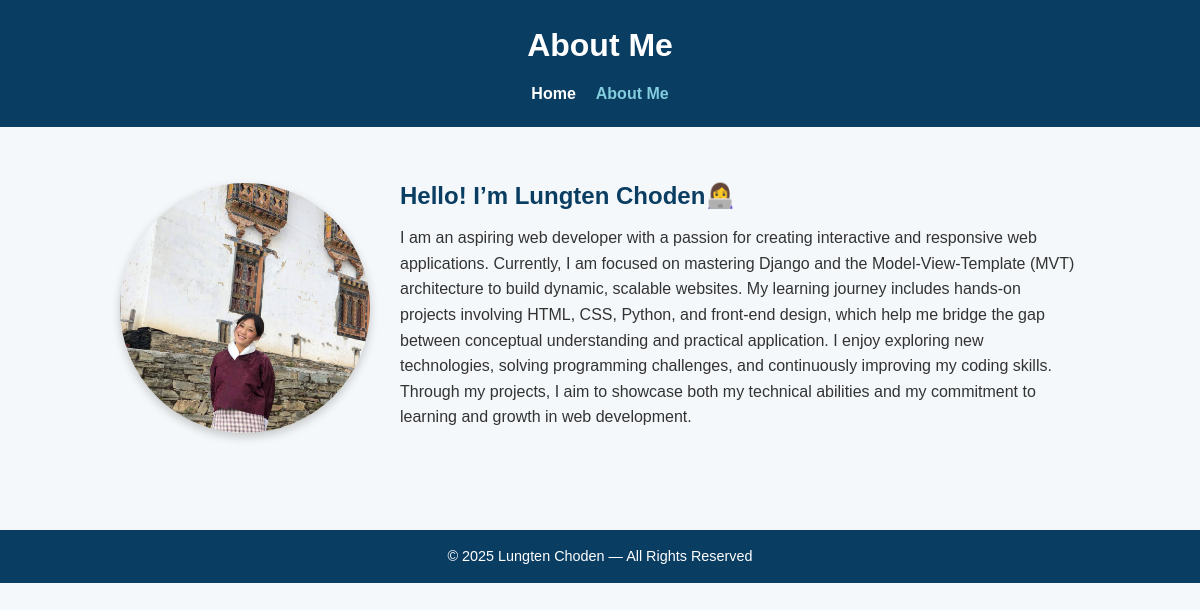
The page /about/ on the database its author committed.
### lcJourney/models.py (models this page shows, shortened)
class AboutMe(models.Model):
    name = models.CharField(max_length=100)
    bio = models.TextField()
    photo = models.ImageField(upload_to='about_photos/', blank=True, null=True)

### lcJourney/views.py (the view)
# urls.py: path('about/', views.about_me, name='about_me'),
def about_me(request):
    about = AboutMe.objects.first()  # or filter if multiple
    context = {
        'about': about,
    }
    return render(request, 'aboutMe.html', context)

### lcJourney/templates/aboutMe.html (shortened to what this page needs)
{% load static %}
<!DOCTYPE html>
<html lang="en">
<head>
  <link rel="stylesheet" href="{% static 'styles/style.css' %}">
</head>
<body>
  <header>
    <h1>About Me</h1>
    <nav>
      <ul>
        <li><a href="{% url 'index' %}">Home</a></li>
        <li><a href="{% url 'about_me' %}" class="active">About Me</a></li>
      </ul>
    </nav>
  </header>
  <section class="about">
    <div class="about-container">
      {% if about %}
        {% if about.photo %}
          <img src="{{ about.photo.url }}" alt="{{ about.name }}" class="profile-img">
        {% else %}
          <img src="{% static 'images/photo_2025-10-26_01-28-48.jpg' %}" alt="Default Photo" class="profile-img">
        {% endif %}
        <div class="about-text">
          <h2>Hello! I’m {{ about.name }}</h2>
          <p>{{ about.bio }}</p>
        </div>
      {% else %}
        <div class="about-text">
          <h2>About information not available</h2>
          <p>Please add your bio and photo in the Django admin panel.</p>
        </div>
      {% endif %}
    </div>
  </section>
  <footer>
    <p>© 2025 Lungten Choden — All Rights Reserved</p>
  </footer>
</body>
</html>

### lcJourney/static/styles/style.css (style rules this page uses)
* { margin: 0; padding: 0; box-sizing: border-box; font-family: "Poppins", sans-serif; }
body { background: #f5f8fa; color: #333; line-height: 1.6; }
header { background: #0a3d62; color: white; padding: 20px 0; text-align: center; }
header h1 { margin-bottom: 10px; }
nav ul { list-style: none; display: flex; justify-content: center; gap: 20px; }
nav ul li a { color: white; text-decoration: none; font-weight: bold; transition: color 0.3s; }
nav ul li a:hover, nav ul li a.active { color: #82ccdd; }
.about { padding: 50px 20px; max-width: 1000px; margin: auto; }
.about-container { display: flex; align-items: center; gap: 30px; flex-wrap: wrap; }
.profile-img { width: 250px; height: 250px; border-radius: 50%; object-fit: cover; box-shadow: 0 4px 10px rgba(0,0,0,0.2); }
.about-text { flex: 1; }
.about-text h2 { color: #0a3d62; margin-bottom: 10px; }
.about-text p { margin-bottom: 10px; }
footer { background: #0a3d62; color: white; text-align: center; padding: 15px; margin-top: 40px; font-size: 0.9rem; }

### rows shown on the page
AboutMe: name "Lungten Choden👩‍💻", bio "I am an aspiring web developer with a passion for creating interactive and responsive web applications. Currently, I am focused on mastering Django and the Model-View-Template (MVT) architecture to build dynamic, scalable websites. My learning journey includes hands-on projects involving HTML, CSS, Python, and front-end design, which help me bridge the gap between conceptual understanding and practical application. I enjoy exploring new technologies, solving programming challenges, and continuously improving my coding skills. Through my projects, I aim to showcase both my technical abilities and my commitment to learning and growth in web development."
